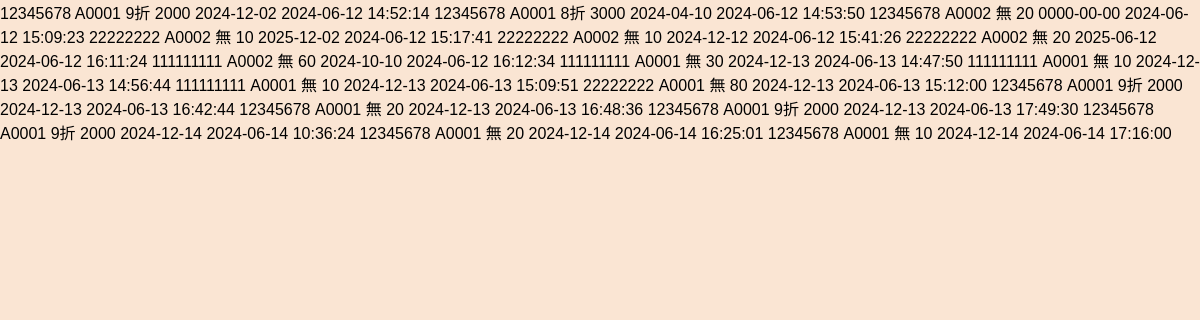
/load_topup_records.php, run on the app's committed database.
### tables this page shows
CREATE TABLE `add_money` (
  `id` int(11) NOT NULL,
  `m_id` varchar(11) NOT NULL COMMENT '會員ID',
  `a_id` varchar(11) NOT NULL COMMENT '員工ID',
  `discount` int(11) DEFAULT NULL COMMENT '2=0.9 3=0.8',
  `money` int(11) NOT NULL COMMENT '儲值金額',
  `time` date NOT NULL COMMENT '到期日',
  `now_time` datetime NOT NULL COMMENT '現在時間'
);

### load_topup_records.php (the view, shortened to what this page needs)
<?php
include("db.php");
$sort_order = $_GET['sort_order'] ?? 'ASC';
$sql = "SELECT * FROM add_money WHERE 1=1";
$sql .= " ORDER BY now_time $sort_order";
$result = mysqli_query($link, $sql);
if (mysqli_num_rows($result) > 0) {
    while ($row = mysqli_fetch_assoc($result)) {
        $discount_text = '無';
        if ($row['discount'] == 2) {
            $discount_text = '9折';
        } elseif ($row['discount'] == 3) {
            $discount_text = '8折';
        }
        echo "<tr>
            <td>{$row['m_id']}</td>
            <td>{$row['a_id']}</td>
            <td>{$discount_text}</td>
            <td>{$row['money']}</td>
            <td>{$row['time']}</td>
            <td>{$row['now_time']}</td>
        </tr>";
    }
} else {
    echo "<tr><td colspan='6'>沒有資料</td></tr>";
}
?>

### data on the page
add_money: m "12345678", a "A0001", discount "9折", money "2000", time "2024-12-02", now_time "2024-06-12 14:52:14"
add_money: m "12345678", a "A0001", discount "8折", money "3000", time "2024-04-10", now_time "2024-06-12 14:53:50"
add_money: m "12345678", a "A0002", discount_text "無", money "20", time "0000-00-00", now_time "2024-06-12 15:09:23"
add_money: m "22222222", a "A0002", discount_text "無", money "10", time "2025-12-02", now_time "2024-06-12 15:17:41"
add_money: m "22222222", a "A0002", discount_text "無", money "10", time "2024-12-12", now_time "2024-06-12 15:41:26"
add_money: m "22222222", a "A0002", discount_text "無", money "20", time "2025-06-12", now_time "2024-06-12 16:11:24"
add_money: m "111111111", a "A0002", discount_text "無", money "60", time "2024-10-10", now_time "2024-06-12 16:12:34"
add_money: m "111111111", a "A0001", discount_text "無", money "30", time "2024-12-13", now_time "2024-06-13 14:47:50"
add_money: m "111111111", a "A0001", discount_text "無", money "10", time "2024-12-13", now_time "2024-06-13 14:56:44"
add_money: m "111111111", a "A0001", discount_text "無", money "10", time "2024-12-13", now_time "2024-06-13 15:09:51"
add_money: m "22222222", a "A0001", discount_text "無", money "80", time "2024-12-13", now_time "2024-06-13 15:12:00"
add_money: m "12345678", a "A0001", discount "9折", money "2000", time "2024-12-13", now_time "2024-06-13 16:42:44"
add_money: m "12345678", a "A0001", discount_text "無", money "20", time "2024-12-13", now_time "2024-06-13 16:48:36"
add_money: m "12345678", a "A0001", discount "9折", money "2000", time "2024-12-13", now_time "2024-06-13 17:49:30"
add_money: m "12345678", a "A0001", discount "9折", money "2000", time "2024-12-14", now_time "2024-06-14 10:36:24"
add_money: m "12345678", a "A0001", discount_text "無", money "20", time "2024-12-14", now_time "2024-06-14 16:25:01"
add_money: m "12345678", a "A0001", discount_text "無", money "10", time "2024-12-14", now_time "2024-06-14 17:16:00"
